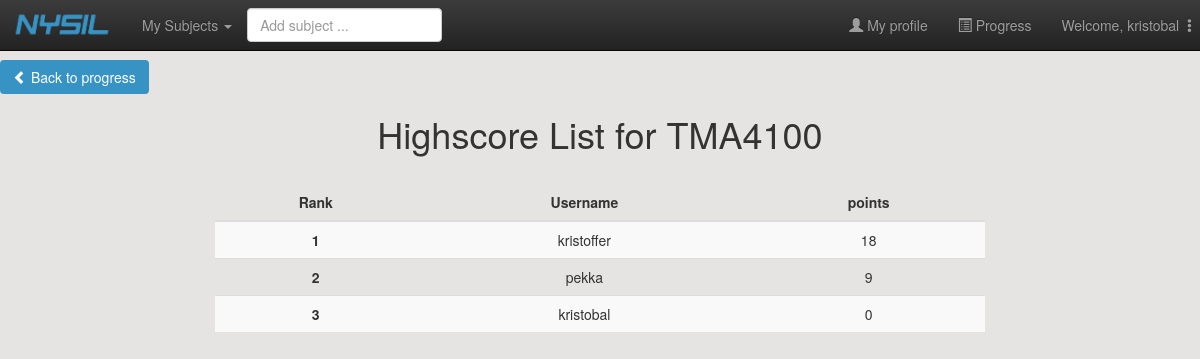
Page /progress/TMA4100/highscore/ (signed in) on the committed database.
### main/models.py (models this page shows)
class Subject(models.Model):
    subject_code = models.CharField(max_length=20, primary_key=True) # primary key
    subject_name = models.CharField(max_length=30)
    professor_firstname = models.CharField(max_length=30)
    professor_lastname = models.CharField(max_length=30)
    professor_email = models.EmailField()
    class Meta:
        ordering = ['subject_code']
    def __str__(self):
        return self.subject_code
    def get_full_name(self):
        return self.professor_firstname + " " + self.professor_lastname
    get_full_name.short_description = 'Professor' # headline of professor-column in the admin-table

class StudentConnectSubject(models.Model):
    user = models.ForeignKey(User, on_delete=models.CASCADE)
    subject = models.ForeignKey(Subject, on_delete=models.CASCADE)
    points = models.IntegerField(default=0)

### progress/views.py (the view)
# urls.py: url(r'^(?P<subject_pk>[A-Za-z0-9]+)/highscore/$', views.highscore, name='highscore'),
def highscore(request, subject_pk):
    user = request.user
    subject = Subject.objects.get(pk=subject_pk)
    info = set_highscore_info(subject)
    context = {'info': info, 'subject': subject}
    return render(request, 'progress/highscore.html', context)

### progress/views.py (called while the page is built)
def set_highscore_info(subject):
    subject_connections = StudentConnectSubject.objects.filter(subject=subject).order_by('-points')
    info = []
    counter = 1
    for conn in subject_connections:
        info.append([counter,conn])
        counter += 1
    return info

### progress/templates/progress/highscore.html
{% extends 'main/header.html' %}
{% block content %}
    <div style="float:left; width:20%">
        <a class="btn btn-md" href="{% url 'progress:my_progress' %}" style="color:white; background:#3793C3"><span class="glyphicon glyphicon-chevron-left"></span> Back to progress</a>
    </div>
    <div class="col-md-8 col-md-offset-2 text-center">
        <h1>Highscore List for {{subject}}</h1>
        <br>
        <table class="table table-striped">
            <thead>
                <tr>
                    <th class="text-center">Rank</th>
                    <th class="text-center">Username</th>
                    <th class="text-center">points</th>
                </tr>
            </thead>
            <tbody>
                {% for info in info %}
                <tr>
                    <th scope="row" class="text-center">{{info.0}}</th>
                    <td>{{info.1.user}}</td>
                    <td>{{info.1.points}}</td>
                </tr>
                {% endfor %}
            </tbody>
        </table>
    </div>
{% endblock %}

### main/templates/main/header.html (shortened to what this page needs)
<!DOCTYPE html>
<html lang="en">
<head>
    {% load static %}
    <link rel="stylesheet" href="{% static 'main/css/customize.css' %}" type="text/css">
    <link rel="stylesheet" href="{% static 'my_subjects/css/customize.css' %}" type="text/css">
    <link rel="stylesheet" href="{% static 'progress/css/customize.css' %}" type="text/css">
	<link rel="stylesheet" href="https://maxcdn.bootstrapcdn.com/bootstrap/3.3.7/css/bootstrap.min.css"
>
	<link rel="stylesheet" href="https://maxcdn.bootstrapcdn.com/bootstrap/3.3.7/css/bootstrap-theme.min.css"
>
    <link rel="stylesheet" href="{% static 'main/css/header.css'%}" type = "text/css"/>
</head>
    <body class="body" style="background-color: #E5E4E2;    ">
<div id="wrapper">
        <br>
	<br>
	<br>
        <nav class="navbar navbar-inverse navbar-fixed-top" >
            <div class="container-fluid">
                <div class="navbar-header">
                    <a href="{% url 'main:index' %}" class="navbar-brand"><img src="{% static 'main/img/ny_logo.png'%}" style="width:100px;height:27px;margin-top:-4px;margin-left:-3px"></a>
                </div>
                <div class="collapse navbar-collapse" id="mainNavBar">
                    <ul class="nav navbar-nav">
                        <li class="dropdown">
                            <a href="#" class="dropdown-toggle" data-toggle="dropdown">My Subjects
                                <span class="caret"></span></a>
                        </li>
                        {% if not user.is_authenticated %}
                            <li><a href="{% url 'main:login_user' %}">Please log in</a></li>
                        {% else %}
                        <li style="margin-top: 8px">
                            <input id="search-input"  type="text" class="form-control" placeholder="Add subject ..."/>
                        </li>
                        {% endif %}
                    </ul>
                    <ul class="nav navbar-nav navbar-right">
                        {% if not user.is_authenticated %}
                        {% else %}
                        <li><a href="#"><span class="glyphicon glyphicon-user"></span> My profile</a></li>
                        <li><a href="{% url 'progress:my_progress' %}"><span class="glyphicon glyphicon-list-alt"></span> Progress</a></li>
                        {% endif %}
                        {% if not user.is_authenticated %}
                            <li><a href="{% url 'main:login_user' %}">Login</a></li>
                        {% elif user.is_staff is False %}
                            <li class="dropdown">
                                <a href="#" class="dropdown-toggle" data-toggle="dropdown">Welcome, {{user}}
                                    <span class="glyphicon glyphicon-option-vertical" style="width:2px;height:2px"></span></a>
                            </li>
                        {% endif %}
                    </ul>
                </div>
            </div>
        </nav>
        {% block content %}{% endblock%}
        <div class="col-md-10 col-md-pull-1" id="sidebar_subjects">
        </div>
</div>
</body>

### rows in the picture
Subject: subject_code "TMA4100"
StudentConnectSubject: info "1", user.username "kristoffer", points "18"
StudentConnectSubject: info "2", user.username "pekka", points "9"
StudentConnectSubject: info "3", user.username "kristobal", points "0"

### other values in the picture
{{ user }} "kristobal"
